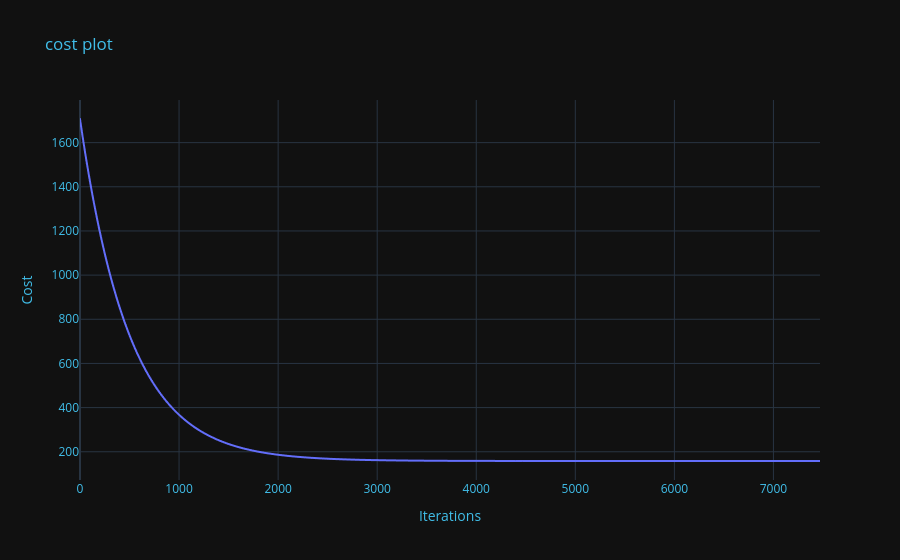

The notebook cell saved with this chart:
### Code cell
model_linear = Linearregression(learning_rate=0.001)

model_linear.fit(X_train_scaled, y_train,iterations=100000)

### Figure 1 — Plotly figure (JSON) as saved in the notebook; plotly's stock layout.template omitted (floating-point values rounded to 4 significant figures; data arrays with more than 128 entries replaced by an {"elided": "..."} marker saying what was removed)
{"data": [{"hovertemplate": "x=%{x}<br>y=%{y}<extra></extra>", "legendgroup": "", "line": {"color": "#636efa", "dash": "solid"}, "marker": {"symbol": "circle"}, "mode": "lines", "name": "", "showlegend": false, "type": "scattergl", "x": {"elided": "7471 int values"}, "xaxis": "x", "y": {"elided": "7471 float values"}, "yaxis": "y"}], "layout": {"legend": {"tracegroupgap": 0}, "title": {"font": {"color": "#41BEE9"}, "text": "cost plot"}, "xaxis": {"anchor": "y", "color": "#41BEE9", "domain": [0, 1], "title": {"text": "Iterations"}}, "yaxis": {"anchor": "x", "color": "#41BEE9", "domain": [0, 1], "title": {"text": "Cost"}}}}
